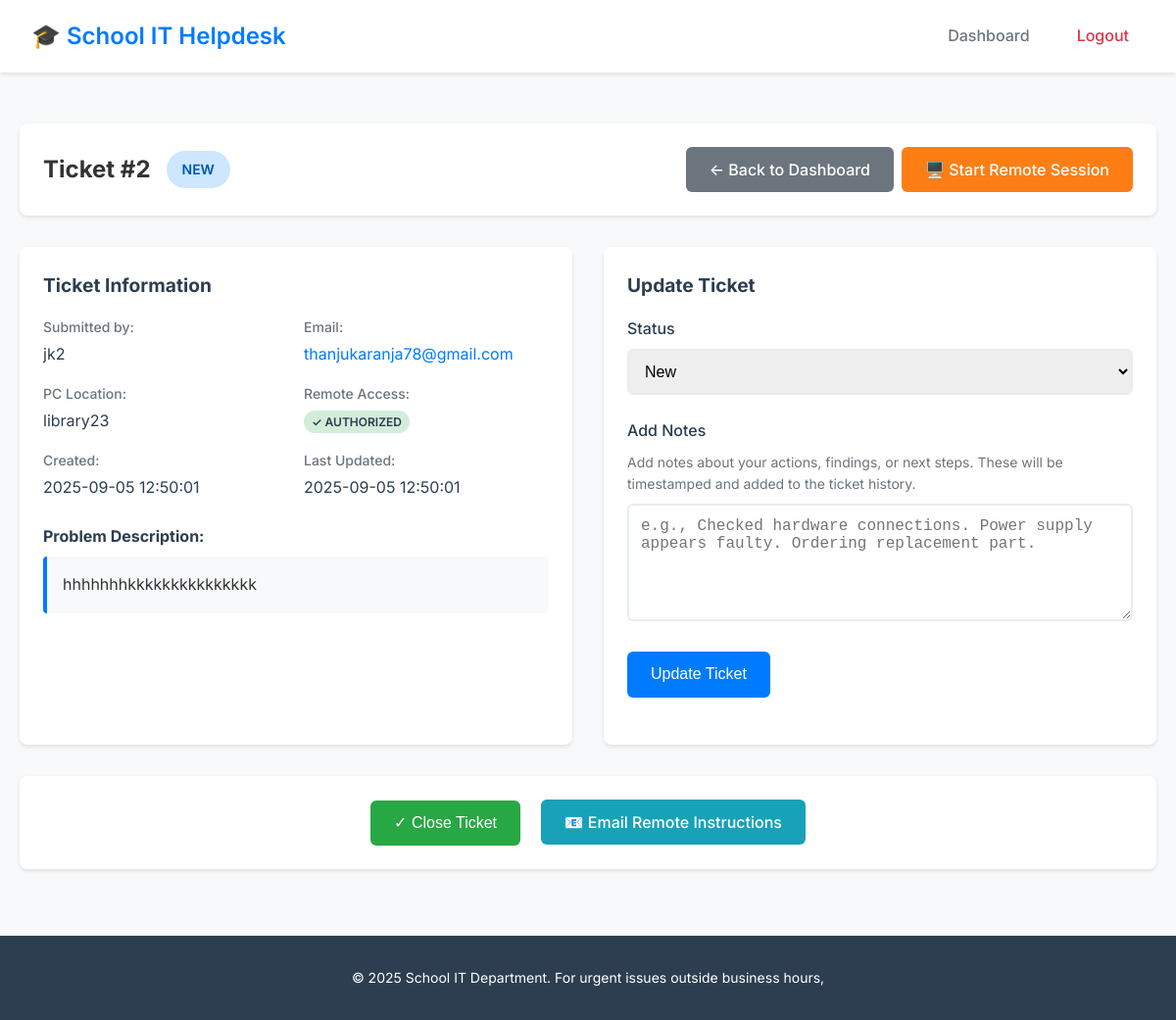
/ticket/2 (signed in), run on the app's committed database.
### app.py (models this page shows, shortened)
class Ticket(db.Model):
    id = db.Column(db.Integer, primary_key=True)
    user_name = db.Column(db.String(100), nullable=False)
    user_email = db.Column(db.String(100), nullable=False)
    pc_location = db.Column(db.String(100), nullable=False)
    problem_description = db.Column(db.Text, nullable=False)
    remote_access_requested = db.Column(db.Boolean, default=False)
    status = db.Column(db.String(20), default='New')
    created_at = db.Column(db.DateTime, default=datetime.utcnow)
    updated_at = db.Column(db.DateTime, default=datetime.utcnow)
    notes = db.Column(db.Text, default='')

### app.py (the view)
    def decorated_function(*args, **kwargs):
        if 'logged_in' not in session:
            flash('Please log in to access the dashboard.', 'error')
            return redirect(url_for('login'))
        return f(*args, **kwargs)

### app.py
class UpdateTicketForm(FlaskForm):
    status = SelectField('Status', choices=[
        ('New', 'New'),
        ('In Progress', 'In Progress'),
        ('On Hold', 'On Hold'),
        ('Closed', 'Closed')
    ])
    notes = TextAreaField('Add Notes')
    submit = SubmitField('Update Ticket')

### app.py (called while the page is built)
def login_required(f):
    def decorated_function(*args, **kwargs):
        if 'logged_in' not in session:
            flash('Please log in to access the dashboard.', 'error')
            return redirect(url_for('login'))
        return f(*args, **kwargs)
    decorated_function.__name__ = f.__name__
    return decorated_function

@app.route('/ticket/<int:ticket_id>')
@login_required
def view_ticket(ticket_id):
    ticket = Ticket.query.get_or_404(ticket_id)
    form = UpdateTicketForm(obj=ticket)
    return render_template('ticket_detail.html', ticket=ticket, form=form)

### templates/ticket_detail.html (shortened to what this page needs)
{% extends "base.html" %}
{% block content %}
<div class="container">
    <div class="ticket-detail-header">
        <div class="header-left">
            <h2>Ticket #{{ ticket.id }}</h2>
            <div class="ticket-status-badge status-{{ ticket.status.lower().replace(' ', '-') }}">
                {{ ticket.status }}
            </div>
        </div>
        <div class="header-right">
            <a href="{{ url_for('dashboard') }}" class="btn btn-secondary">← Back to Dashboard</a>
            {% if ticket.remote_access_requested and ticket.status != 'Closed' %}
                <a href="{{ url_for('start_remote_session', ticket_id=ticket.id) }}" class="btn btn-remote">🖥️ Start Remote Session</a>
            {% endif %}
        </div>
    </div>
    <div class="ticket-detail-content">
        <div class="ticket-info-section">
            <h3>Ticket Information</h3>
            <div class="info-grid">
                <div class="info-item">
                    <label>Submitted by:</label>
                    <span>{{ ticket.user_name }}</span>
                </div>
                <div class="info-item">
                    <label>Email:</label>
                    <span><a href="mailto:{{ ticket.user_email }}">{{ ticket.user_email }}</a></span>
                </div>
                <div class="info-item">
                    <label>PC Location:</label>
                    <span>{{ ticket.pc_location }}</span>
                </div>
                <div class="info-item">
                    <label>Remote Access:</label>
                    <span>
                        {% if ticket.remote_access_requested %}
                            <span class="badge badge-success">✓ Authorized</span>
                        {% else %}
                            <span class="badge badge-neutral">Not Requested</span>
                        {% endif %}
                    </span>
                </div>
                <div class="info-item">
                    <label>Created:</label>
                    <span>{{ ticket.created_at.strftime('%Y-%m-%d %H:%M:%S') }}</span>
                </div>
                <div class="info-item">
                    <label>Last Updated:</label>
                    <span>{{ ticket.updated_at.strftime('%Y-%m-%d %H:%M:%S') }}</span>
                </div>
            </div>
            <div class="problem-description">
                <h4>Problem Description:</h4>
                <div class="description-content">
                    {{ ticket.problem_description | replace('\n', '<br>') | safe }}
                </div>
            </div>
        </div>
        <div class="update-section">
            <h3>Update Ticket</h3>
            <form method="POST" action="{{ url_for('update_ticket', ticket_id=ticket.id) }}" class="update-form">
                <div class="form-row">
                    <div class="form-group">
                        {{ form.status.label(class="form-label") }}
                        {{ form.status(class="form-select") }}
                    </div>
                </div>
                <div class="form-group">
                    {{ form.notes.label(class="form-label") }}
                    <p class="field-help">Add notes about your actions, findings, or next steps. These will be timestamped and added to the ticket history.</p>
                    {{ form.notes(class="form-textarea", rows="4", placeholder="e.g., Checked hardware connections. Power supply appears faulty. Ordering replacement part.") }}
                </div>
                <div class="form-group">
                    {{ form.submit(class="btn btn-primary") }}
                </div>
            </form>
        </div>
    </div>
    <div class="action-buttons">
        {% if ticket.status != 'Closed' %}
            <form method="POST" action="{{ url_for('update_ticket', ticket_id=ticket.id) }}" style="display: inline;">
                <button type="submit" class="btn btn-success" onclick="return confirm('Are you sure you want to close this ticket?')">
                    ✓ Close Ticket
                </button>
            </form>
        {% endif %}
        {% if ticket.remote_access_requested %}
            <a href="mailto:{{ ticket.user_email }}?subject=IT Support - Remote Access Instructions for Ticket #{{ ticket.id }}&body=Hi {{ ticket.user_name }},%0D%0A%0D%0AWe're ready to help you with your IT issue remotely.%0D%0A%0D%0APlease follow these steps:%0D%0A1. Download and install AnyDesk from https://anydesk.com%0D%0A2. Open AnyDesk and share your ID number with us%0D%0A3. We'll connect to help resolve your issue%0D%0A%0D%0AThanks,%0D%0AIT Support Team"
               class="btn btn-info">
                📧 Email Remote Instructions
            </a>
        {% endif %}
    </div>
</div>
{% endblock %}

### static/css/style.css (style rules this page uses)
* { margin: 0; padding: 0; box-sizing: border-box; }
body { font-family: 'Inter', -apple-system, BlinkMacSystemFont, 'Segoe UI', Roboto, sans-serif; line-height: 1.6; color: #333; background-color: #f8f9fa; }
.container { max-width: 1200px; margin: 0 auto; padding: 20px; }
.form-group { margin-bottom: 1.5rem; }
.form-label { display: block; margin-bottom: 0.5rem; font-weight: 500; color: #2c3e50; }
.form-input, .form-textarea, .form-select { width: 100%; padding: 12px; border: 2px solid #e9ecef; border-radius: 6px; font-size: 16px; transition: border-color 0.2s ease; }
.form-textarea { resize: vertical; min-height: 120px; }
.field-help { font-size: 14px; color: #6c757d; margin-bottom: 0.5rem; }
.btn { display: inline-block; padding: 12px 24px; font-size: 16px; font-weight: 500; text-align: center; text-decoration: none; border: none; border-radius: 6px; cursor: pointer; transition: all 0.2s ease; line-height: 1.4; }
.btn-primary { background-color: #007bff; color: white; }
.btn-secondary { background-color: #6c757d; color: white; }
.btn-success { background-color: #28a745; color: white; }
.btn-info { background-color: #17a2b8; color: white; }
.btn-remote { background-color: #fd7e14; color: white; }
.status-new { background-color: #cce7ff; color: #0056b3; }
.ticket-detail-header { display: flex; justify-content: space-between; align-items: center; margin-bottom: 2rem; background: white; padding: 1.5rem; border-radius: 8px; box-shadow: 0 2px 4px rgba(0,0,0,0.1); }
.header-left { display: flex; align-items: center; gap: 1rem; }
.header-right { display: flex; gap: 0.5rem; }
.ticket-status-badge { padding: 8px 16px; border-radius: 20px; font-size: 14px; font-weight: 600; text-transform: uppercase; }
.ticket-detail-content { display: grid; grid-template-columns: 1fr 1fr; gap: 2rem; margin-bottom: 2rem; }
.ticket-info-section, .update-section, .notes-section { background: white; padding: 1.5rem; border-radius: 8px; box-shadow: 0 2px 4px rgba(0,0,0,0.1); }
.ticket-info-section h3, .update-section h3, .notes-section h3 { color: #2c3e50; margin-bottom: 1rem; font-size: 1.2rem; }
.info-grid { display: grid; grid-template-columns: 1fr 1fr; gap: 1rem; margin-bottom: 1.5rem; }
.info-item { display: flex; flex-direction: column; gap: 0.25rem; }
.info-item label { font-weight: 500; color: #6c757d; font-size: 14px; }
.info-item span { color: #2c3e50; }
.info-item a { color: #007bff; text-decoration: none; }
.problem-description h4 { color: #2c3e50; margin-bottom: 0.5rem; }
.description-content { background-color: #f8f9fa; padding: 1rem; border-radius: 4px; border-left: 4px solid #007bff; }
.badge { padding: 4px 8px; border-radius: 12px; font-size: 12px; font-weight: 600; text-transform: uppercase; }
.badge-success { background-color: #d4edda; color: #155724; }
.form-row { display: flex; gap: 1rem; }
.form-row .form-group { flex: 1; }
.action-buttons { text-align: center; background: white; padding: 1.5rem; border-radius: 8px; box-shadow: 0 2px 4px rgba(0,0,0,0.1); }
.action-buttons .btn { margin: 0 0.5rem; }

### data on the page
Ticket: id "2", status "NEW", user_name "jk2", user_email "thanjukaranja78@gmail.com", pc_location "library23", created_at "2025-09-05 12:50:01", updated_at "2025-09-05 12:50:01", problem_description "hhhhhhhkkkkkkkkkkkkkkk", status "New"
